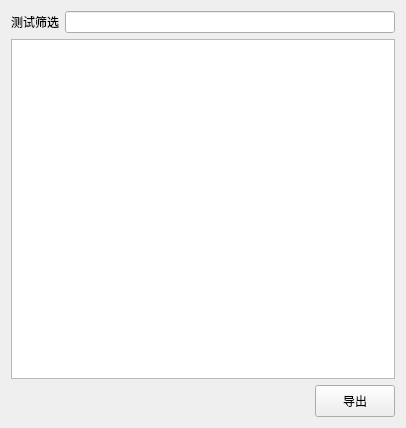
<?xml version="1.0" encoding="UTF-8"?>
<ui version="4.0">
 <class>TestStatWidget</class>
 <widget class="QWidget" name="TestStatWidget">
  <property name="geometry">
   <rect>
    <x>0</x>
    <y>0</y>
    <width>406</width>
    <height>428</height>
   </rect>
  </property>
  <property name="windowTitle">
   <string>测试统计</string>
  </property>
  <layout class="QVBoxLayout" name="verticalLayout">
   <item>
    <layout class="QHBoxLayout" name="horizontalLayout">
     <item>
      <widget class="QLabel" name="_testFilterLabel">
       <property name="text">
        <string>测试筛选</string>
       </property>
      </widget>
     </item>
     <item>
      <widget class="QLineEdit" name="_testFilterLineEdit"/>
     </item>
    </layout>
   </item>
   <item>
    <widget class="QListView" name="_testStatListView"/>
   </item>
   <item>
    <layout class="QHBoxLayout" name="horizontalLayout_2">
     <item>
      <spacer name="horizontalSpacer">
       <property name="orientation">
        <enum>Qt::Horizontal</enum>
       </property>
       <property name="sizeHint" stdset="0">
        <size>
         <width>40</width>
         <height>20</height>
        </size>
       </property>
      </spacer>
     </item>
     <item>
      <widget class="QPushButton" name="_exportPushButton">
       <property name="minimumSize">
        <size>
         <width>0</width>
         <height>32</height>
        </size>
       </property>
       <property name="text">
        <string>导出</string>
       </property>
      </widget>
     </item>
    </layout>
   </item>
  </layout>
 </widget>
 <resources/>
 <connections/>
</ui>
